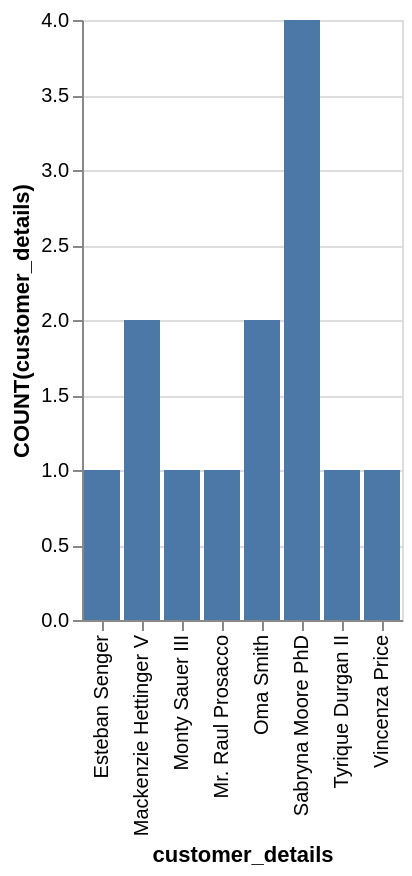

Describe this chart as a Vega-Lite specification.
### Vega-Lite specification from a JSON file in a GitHub repository (floating-point values rounded to 4 significant figures)
{"data": {"values": [{"x_data": "Esteban Senger", "y_data": 1}, {"x_data": "Mackenzie Hettinger V", "y_data": 2}, {"x_data": "Monty Sauer III", "y_data": 1}, {"x_data": "Mr. Raul Prosacco", "y_data": 1}, {"x_data": "Oma Smith", "y_data": 2}, {"x_data": "Sabryna Moore PhD", "y_data": 4}, {"x_data": "Tyrique Durgan II", "y_data": 1}, {"x_data": "Vincenza Price", "y_data": 1}]}, "mark": "bar", "encoding": {"x": {"field": "x_data", "type": "nominal", "title": "customer_details", "sort": "ascending"}, "y": {"field": "y_data", "type": "quantitative", "title": "COUNT(customer_details)"}}}
